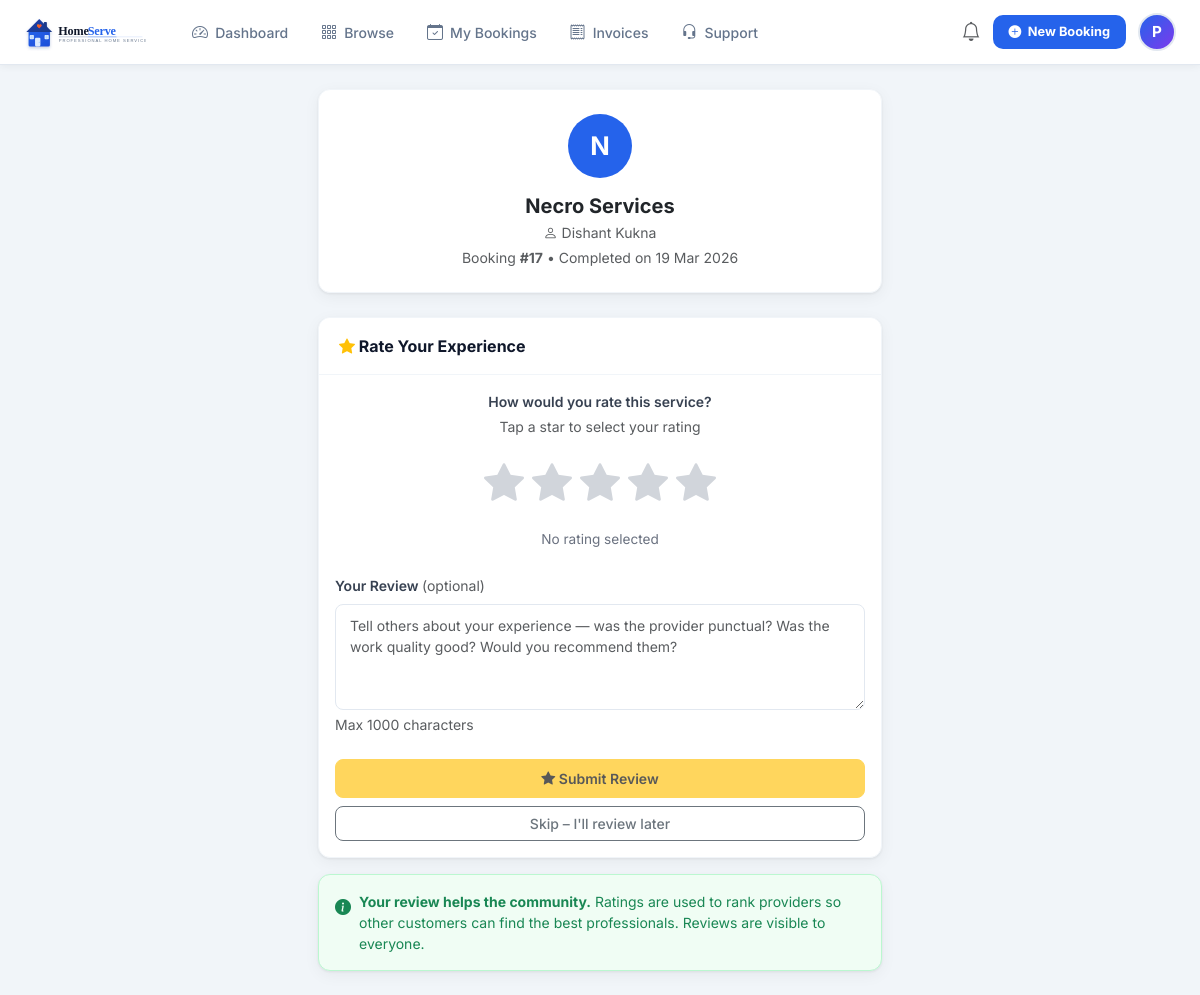
Page /modules/user/review.php?booking_id=17 (signed in) on the committed database.
### tables this page shows
CREATE TABLE `bookings` (
  `id` int(11) NOT NULL,
  `customer_id` int(11) NOT NULL,
  `provider_id` int(11) NOT NULL,
  `scheduled_date` date NOT NULL,
  `scheduled_time` time NOT NULL,
  `address` text NOT NULL,
  `notes` text DEFAULT NULL,
  `verified_phone` varchar(20) DEFAULT NULL,
  `status` enum('pending','accepted','in_progress','completed','cancelled') DEFAULT 'pending',
  `cancellation_reason` text DEFAULT NULL,
  `created_at` timestamp NOT NULL DEFAULT current_timestamp(),
  `updated_at` timestamp NOT NULL DEFAULT current_timestamp() ON UPDATE current_timestamp()
);

CREATE TABLE `providers` (
  `id` int(11) NOT NULL,
  `user_id` int(11) NOT NULL,
  `category_id` int(11) NOT NULL,
  `business_name` varchar(150) NOT NULL,
  `bio` text DEFAULT NULL,
  `experience_years` int(11) DEFAULT 0,
  `base_price` decimal(10,2) DEFAULT 0.00,
  `availability_status` enum('available','busy','offline') DEFAULT 'available',
  `approval_status` enum('pending','approved','suspended') DEFAULT 'pending',
  `profile_photo` varchar(255) DEFAULT NULL,
  `address` text DEFAULT NULL,
  `created_at` timestamp NOT NULL DEFAULT current_timestamp(),
  `updated_at` timestamp NOT NULL DEFAULT current_timestamp() ON UPDATE current_timestamp()
);

CREATE TABLE `users` (
  `id` int(11) NOT NULL,
  `name` varchar(100) NOT NULL,
  `email` varchar(150) NOT NULL,
  `phone` varchar(20) DEFAULT NULL,
  `password` varchar(255) NOT NULL,
  `role` enum('customer','admin') DEFAULT 'customer',
  `status` enum('active','suspended') DEFAULT 'active',
  `avatar` varchar(255) DEFAULT NULL,
  `created_at` timestamp NOT NULL DEFAULT current_timestamp(),
  `updated_at` timestamp NOT NULL DEFAULT current_timestamp() ON UPDATE current_timestamp()
);

### includes/auth.php (called while the page is built, shortened)
<?php
function sanitize($input) {
    return htmlspecialchars(strip_tags(trim($input)), ENT_QUOTES, 'UTF-8');
}
function formatDate($date) {
    return date('d M Y', strtotime($date));
}

### modules/user/review.php (the view, shortened to what this page needs)
<?php
require_once __DIR__ . '/../../includes/auth.php';
$db  = getDB();
$uid = currentUserId();
$bid = (int)($_GET['booking_id'] ?? 0);
$stmt = $db->prepare("
    SELECT b.*, p.business_name, p.id as pid, u.name as provider_name
    FROM bookings b
    JOIN providers p ON b.provider_id = p.id
    JOIN users u ON p.user_id = u.id
    WHERE b.id = ? AND b.customer_id = ? AND b.status = 'completed'
");
$stmt->execute([$bid, $uid]);
$booking = $stmt->fetch();
    ?>
<?php require_once __DIR__ . '/../../includes/header.php'; ?>
<?php require_once __DIR__ . '/../../includes/topnav_user.php'; ?>
<div class="user-main-content">
  <div class="page-content">
    <div class="row justify-content-center">
      <div class="col-md-7 col-lg-6">
        <div class="card mb-4">
          <div class="card-body text-center py-4">
            <div class="avatar-circle mx-auto mb-3" style="width:64px;height:64px;font-size:1.6rem">
              <?= strtoupper(substr($booking['business_name'], 0, 1)) ?>
            </div>
            <h5 class="fw-700 mb-1"><?= sanitize($booking['business_name']) ?></h5>
            <div class="text-muted small mb-1">
              <i class="bi bi-person"></i> <?= sanitize($booking['provider_name']) ?>
            </div>
            <div class="text-muted small">
              Booking <strong>#<?= $bid ?></strong> &bull;
              Completed on <?= formatDate($booking['scheduled_date']) ?>
            </div>
          </div>
        </div>
        <div class="card">
          <div class="card-header">
            <span class="card-title">
              <i class="bi bi-star-fill text-warning"></i> Rate Your Experience
            </span>
          </div>
          <div class="card-body">
            <form method="POST" id="reviewForm"><?= csrfField() ?>
              <div class="text-center mb-4">
                <label class="form-label fw-600 d-block mb-1">
                  How would you rate this service?
                </label>
                <p class="text-muted small mb-3">Tap a star to select your rating</p>
                <div class="star-select" id="starContainer">
                  <?php for ($i = 1; $i <= 5; $i++): ?>
                  <label class="star-label" data-value="<?= $i ?>">
                    <i class="bi bi-star-fill"></i>
                  </label>
                  <?php endfor; ?>
                </div>
                <div class="rating-hint" id="ratingHint">No rating selected</div>
              </div>
              <div class="mb-4">
                <label class="form-label fw-600">
                  Your Review
                  <span class="text-muted fw-normal">(optional)</span>
                </label>
                <textarea
                  name="review_text"
                  class="form-control"
                  rows="4"
                  maxlength="1000"
                  placeholder="Tell others about your experience — was the provider punctual? Was the work quality good? Would you recommend them?"
                ></textarea>
                <div class="text-muted small mt-1">Max 1000 characters</div>
              </div>
              <div class="d-grid gap-2">
                <button type="submit" class="btn btn-warning btn-lg fw-600" id="submitBtn" disabled>
                  <i class="bi bi-star-fill"></i> Submit Review
                </button>
                <a href="<?= APP_URL ?>/modules/user/booking_detail.php?id=<?= $bid ?>"
                   class="btn btn-outline-secondary">
                  Skip – I'll review later
                </a>
              </div>
            </form>
          </div>
        </div>
        <div class="card mt-3" style="background:#f0fdf4;border-color:#bbf7d0">
          <div class="card-body py-3">
            <div class="d-flex gap-2 align-items-start">
              <i class="bi bi-info-circle-fill text-success mt-1"></i>
              <div class="small text-success">
                <strong>Your review helps the community.</strong> Ratings are used to rank providers
                so other customers can find the best professionals. Reviews are visible to everyone.
              </div>
            </div>
          </div>
        </div>
      </div>
    </div>
  </div>
<?php require_once __DIR__ . '/../../includes/footer.php'; ?>

### assets/css/main.css (style rules this page uses)
:root { --primary: #2563eb; --primary-dark: #1d4ed8; --primary-light: #eff6ff; --secondary: #7c3aed; --success: #059669; --warning: #d97706; --danger: #dc2626; --sidebar-width: 260px; --sidebar-bg: #0f172a; --sidebar-hover: rgba(255,255,255,0.08); --topbar-height: 64px; --card-shadow: 0 1px 3px rgba(0,0,0,.07), 0 4px 16px rgba(0,0,0,.05); --card-radius: 12px; --transition: all .2s ease; }
* { box-sizing: border-box; }
body { font-family: 'Inter', sans-serif; background: #f1f5f9; color: #1e293b; margin: 0; }
.avatar-circle { width: 38px; height: 38px; border-radius: 50%; background: var(--primary); color: #fff; display: flex; align-items: center; justify-content: center; font-weight: 700; font-size: 1rem; flex-shrink: 0; }
.page-content { padding: 1.5rem; flex: 1; }
.card { border: 1px solid #f1f5f9; border-radius: var(--card-radius); box-shadow: var(--card-shadow); background: #fff; }
.card-header { background: #fff; border-bottom: 1px solid #f1f5f9; padding: 1rem 1.25rem; border-radius: var(--card-radius) var(--card-radius) 0 0 !important; }
.card-header .card-title { font-weight: 700; color: #0f172a; margin: 0; font-size: 1rem; }
.form-label { font-weight: 500; font-size: .875rem; color: #374151; }
.form-control, .form-select { border-radius: 8px; border: 1.5px solid #e2e8f0; font-size: .875rem; padding: .6rem .875rem; transition: var(--transition); }
.btn { border-radius: 8px; font-weight: 500; font-size: .875rem; transition: var(--transition); }
.gap-2 { gap: .5rem; }
.page-content { animation: fadeIn .4s ease both; }
.card { animation: fadeInUp .4s ease both; }
.btn { position: relative; overflow: hidden; transition: all .2s ease; }
.form-control, .form-select { transition: border-color .2s ease, box-shadow .2s ease, transform .2s ease; }
.avatar-circle { transition: transform .2s ease; }
.user-main-content { min-height: 100vh; background: #f1f5f9; }
.user-main-content .page-content { padding: 1.5rem; }
.fw-600 { font-weight: 600 !important; }
.fw-700 { font-weight: 700 !important; }

### modules/user/review.php (style rules this page uses)
.star-select { display: flex; gap: 8px; justify-content: center; margin: 1rem 0; }
.star-select label { font-size: 2.5rem; color: #d1d5db; cursor: pointer; transition: color .15s, transform .1s; }
.rating-hint { font-size: .85rem; color: #6b7280; min-height: 1.2em; margin-top: .5rem; }

### rows in the picture
bookings: provider.business_name "N", provider.business_name "Necro Services", users.name "Dishant Kukna", scheduled_date "19 Mar 2026"

### other values in the picture
$label "Dashboard"
$label "Browse"
$label "My Bookings"
$label "Invoices"
$label "Support"
substr($_SESSION['name'] ?? 'U', 0, 1) "P"
$bid "17"
